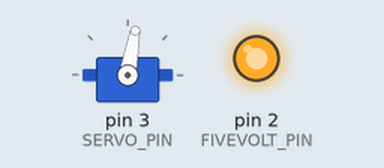
Simulated run of this sketch. Board: Arduino Nano, built for the host (arithmetic inside an expression is 32-bit, double 64-bit). Shown: servo, output pins drawn as LEDs (lit = HIGH).

Above: at 0.05 s.
Timing chart, 0 to 3.0 s (numbered marks = the images above):
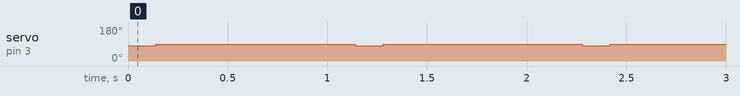

Measured:
- by itself, servo on pin 3 (SERVO_PIN): alternates 90° for 1.0 s and 80° for 0.14 s

The sketch:

FlipClock.ino
```cpp
#include "Servo.h"


#if defined(ARDUINO_AVR_NANO)
	//	if this is the elegoo nano, https://www.amazon.co.uk/ask/questions/asin/B072BMYZ18/ref=ask_dp_dpmw_ql_hza?isAnswered=true
	//	select arduino nano, processor ATMega32p (old bootloader)
	//	and needs the CH30 driver installed
	#define FIVEVOLT_PIN	2
	#define SERVO_PIN		3
#else
#error expecting elegoo nano
#endif


Servo TheServo;
//	when calibrating, just set 90 and turn screw until it stops moving
//	https://alexkychen.wordpress.com/2017/12/12/continuous-servo-fs90r-with-arduino/
//#define CALIBRATION_MODE

void setup()
{
	Serial.begin( 115200 );

	//	make digital pin as 5v
	pinMode( FIVEVOLT_PIN, OUTPUT );
	digitalWrite( FIVEVOLT_PIN, HIGH );

	pinMode( SERVO_PIN, OUTPUT );

#if defined(CALIBRATION_MODE)
	//	calibrate
   	TheServo.attach( SERVO_PIN );
   	TheServo.write(90);
#endif

	TheServo.attach( SERVO_PIN );
   	TheServo.write(90);
   	TheServo.detach();
}


int AngleIndex = 0;
#define AngleCount	11
int Angles[AngleCount] = { 90, 1, 90, 89, 1, 90, 80, 90, 90, 1, 90 };
void loop()
{
#if defined(CALIBRATION_MODE)
	return;
#endif

	TheServo.attach( SERVO_PIN );
	TheServo.write(80);
	delay(140);
	TheServo.write(90);
	delay(1000);
	//TheServo.write(80);
/*
	TheServo.write(90);
	TheServo.write(1);
	delay(50);
	TheServo.write(90);
	delay(2000);
	*/
/*
	TheServo.attach( SERVO_PIN );
	int Angle = Angles[AngleIndex];
	TheServo.write(Angle);
	Serial.print("Angle=");
	Serial.println(Angle);
	delay(1000);

	//TheServo.detach();
	delay(2000);

	AngleIndex += 1;
	AngleIndex = AngleIndex % AngleCount;
	*/
}
```
